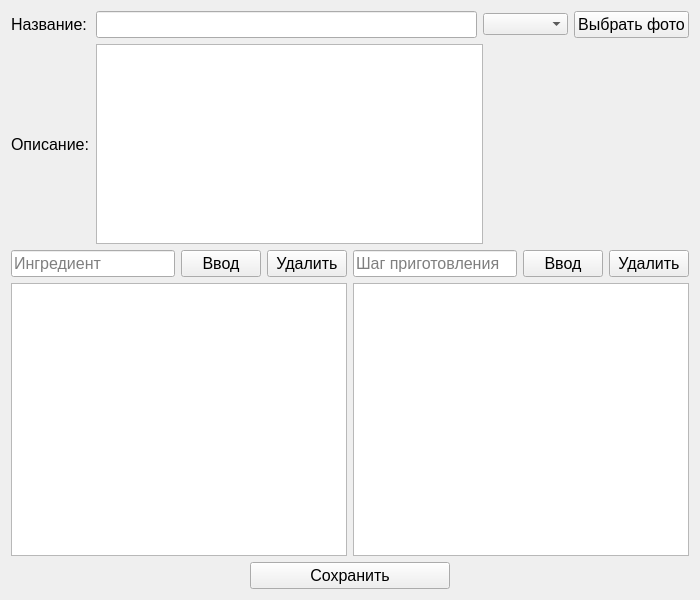
<?xml version="1.0" encoding="UTF-8"?>
<ui version="4.0">
 <class>Form</class>
 <widget class="QWidget" name="Form">
  <property name="geometry">
   <rect>
    <x>0</x>
    <y>0</y>
    <width>700</width>
    <height>600</height>
   </rect>
  </property>
  <property name="windowTitle">
   <string>Добавить/изменить рецепт</string>
  </property>
  <layout class="QVBoxLayout" name="verticalLayout_3">
   <item>
    <layout class="QGridLayout" name="gridLayout">
     <item row="0" column="0">
      <widget class="QLabel" name="label">
       <property name="font">
        <font>
         <family>Arial</family>
         <pointsize>12</pointsize>
        </font>
       </property>
       <property name="text">
        <string>Название:</string>
       </property>
      </widget>
     </item>
     <item row="0" column="1">
      <widget class="QLineEdit" name="name_input">
       <property name="font">
        <font>
         <family>Arial</family>
         <pointsize>12</pointsize>
        </font>
       </property>
      </widget>
     </item>
     <item row="0" column="2" colspan="2">
      <layout class="QHBoxLayout" name="horizontalLayout_4">
       <item>
        <widget class="QComboBox" name="category_combo"/>
       </item>
       <item>
        <widget class="QPushButton" name="select_image_button">
         <property name="sizePolicy">
          <sizepolicy hsizetype="Fixed" vsizetype="Fixed">
           <horstretch>0</horstretch>
           <verstretch>0</verstretch>
          </sizepolicy>
         </property>
         <property name="font">
          <font>
           <family>Arial</family>
           <pointsize>12</pointsize>
          </font>
         </property>
         <property name="text">
          <string>Выбрать фото</string>
         </property>
        </widget>
       </item>
      </layout>
     </item>
     <item row="1" column="0">
      <widget class="QLabel" name="label_2">
       <property name="font">
        <font>
         <family>Arial</family>
         <pointsize>12</pointsize>
        </font>
       </property>
       <property name="text">
        <string>Описание:</string>
       </property>
      </widget>
     </item>
     <item row="1" column="1" colspan="2">
      <widget class="QTextEdit" name="description_input">
       <property name="sizePolicy">
        <sizepolicy hsizetype="Expanding" vsizetype="Fixed">
         <horstretch>0</horstretch>
         <verstretch>0</verstretch>
        </sizepolicy>
       </property>
       <property name="maximumSize">
        <size>
         <width>16777215</width>
         <height>200</height>
        </size>
       </property>
       <property name="font">
        <font>
         <family>Arial</family>
         <pointsize>12</pointsize>
        </font>
       </property>
      </widget>
     </item>
     <item row="1" column="3">
      <widget class="QLabel" name="image_preview">
       <property name="minimumSize">
        <size>
         <width>200</width>
         <height>200</height>
        </size>
       </property>
       <property name="frameShape">
        <enum>QFrame::NoFrame</enum>
       </property>
       <property name="text">
        <string/>
       </property>
      </widget>
     </item>
    </layout>
   </item>
   <item>
    <layout class="QHBoxLayout" name="horizontalLayout_3">
     <item>
      <layout class="QVBoxLayout" name="verticalLayout">
       <item>
        <layout class="QHBoxLayout" name="horizontalLayout">
         <item>
          <widget class="QLineEdit" name="ingredient_input">
           <property name="font">
            <font>
             <family>Arial</family>
             <pointsize>12</pointsize>
            </font>
           </property>
           <property name="placeholderText">
            <string>Ингредиент</string>
           </property>
          </widget>
         </item>
         <item>
          <widget class="QPushButton" name="add_ingredient_button">
           <property name="font">
            <font>
             <family>Arial</family>
             <pointsize>12</pointsize>
            </font>
           </property>
           <property name="text">
            <string>Ввод</string>
           </property>
          </widget>
         </item>
         <item>
          <widget class="QPushButton" name="remove_ingredient_button">
           <property name="font">
            <font>
             <family>Arial</family>
             <pointsize>12</pointsize>
            </font>
           </property>
           <property name="text">
            <string>Удалить</string>
           </property>
          </widget>
         </item>
        </layout>
       </item>
       <item>
        <widget class="QListWidget" name="ingredients_list">
         <property name="font">
          <font>
           <family>Arial</family>
           <pointsize>12</pointsize>
          </font>
         </property>
        </widget>
       </item>
      </layout>
     </item>
     <item>
      <layout class="QVBoxLayout" name="verticalLayout_2">
       <item>
        <layout class="QHBoxLayout" name="horizontalLayout_2">
         <item>
          <widget class="QLineEdit" name="step_input">
           <property name="font">
            <font>
             <family>Arial</family>
             <pointsize>12</pointsize>
            </font>
           </property>
           <property name="placeholderText">
            <string>Шаг приготовления</string>
           </property>
          </widget>
         </item>
         <item>
          <widget class="QPushButton" name="add_step_button">
           <property name="font">
            <font>
             <family>Arial</family>
             <pointsize>12</pointsize>
            </font>
           </property>
           <property name="text">
            <string>Ввод</string>
           </property>
          </widget>
         </item>
         <item>
          <widget class="QPushButton" name="remove_step_button">
           <property name="font">
            <font>
             <family>Arial</family>
             <pointsize>12</pointsize>
            </font>
           </property>
           <property name="text">
            <string>Удалить</string>
           </property>
          </widget>
         </item>
        </layout>
       </item>
       <item>
        <widget class="QListWidget" name="steps_list">
         <property name="font">
          <font>
           <family>Arial</family>
           <pointsize>12</pointsize>
          </font>
         </property>
        </widget>
       </item>
      </layout>
     </item>
    </layout>
   </item>
   <item>
    <layout class="QHBoxLayout" name="horizontalLayout_6">
     <item>
      <spacer name="horizontalSpacer">
       <property name="orientation">
        <enum>Qt::Horizontal</enum>
       </property>
       <property name="sizeHint" stdset="0">
        <size>
         <width>40</width>
         <height>20</height>
        </size>
       </property>
      </spacer>
     </item>
     <item>
      <widget class="QPushButton" name="save_recipe_button">
       <property name="sizePolicy">
        <sizepolicy hsizetype="Expanding" vsizetype="Fixed">
         <horstretch>0</horstretch>
         <verstretch>0</verstretch>
        </sizepolicy>
       </property>
       <property name="maximumSize">
        <size>
         <width>200</width>
         <height>16777215</height>
        </size>
       </property>
       <property name="font">
        <font>
         <family>Arial</family>
         <pointsize>12</pointsize>
        </font>
       </property>
       <property name="text">
        <string>Сохранить</string>
       </property>
      </widget>
     </item>
     <item>
      <spacer name="horizontalSpacer_2">
       <property name="orientation">
        <enum>Qt::Horizontal</enum>
       </property>
       <property name="sizeHint" stdset="0">
        <size>
         <width>40</width>
         <height>20</height>
        </size>
       </property>
      </spacer>
     </item>
    </layout>
   </item>
  </layout>
 </widget>
 <resources/>
 <connections/>
</ui>
